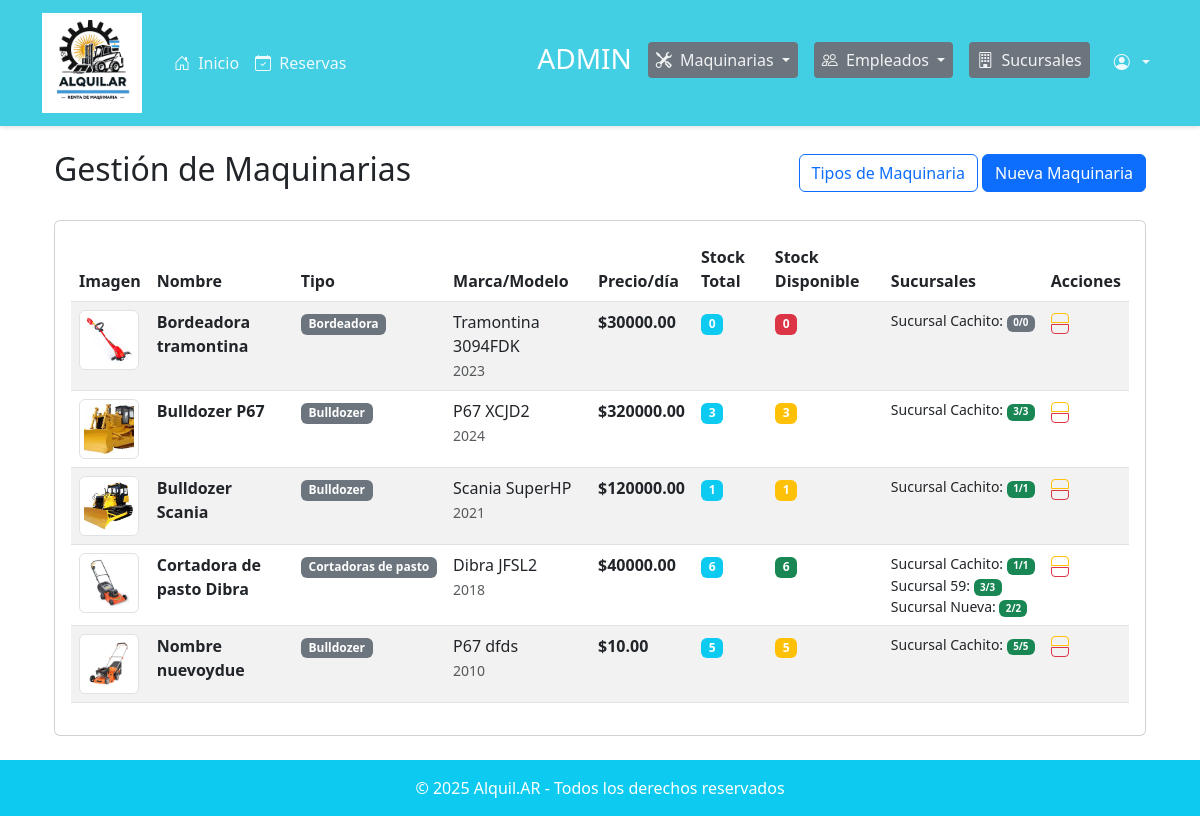
The app's page /maquinarias/ (signed in), older data.
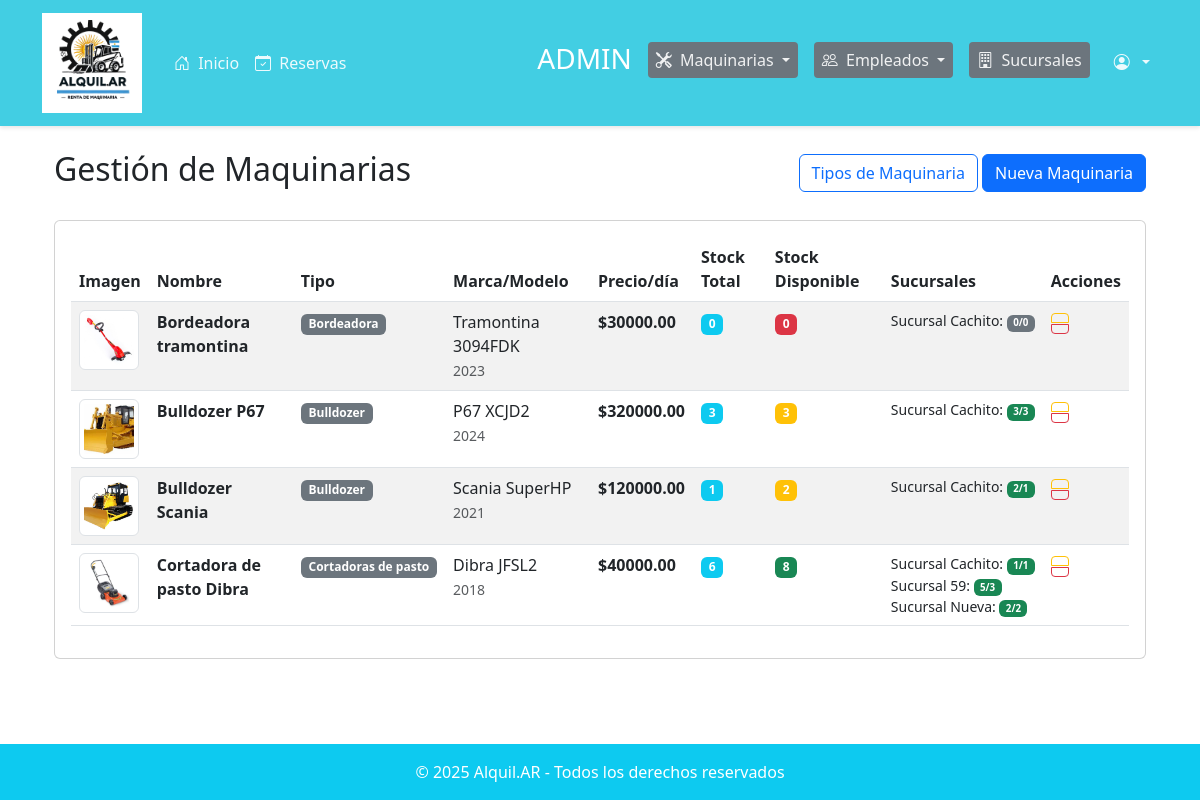
The same page, newer data.
### usuarios/models.py (models this page shows, shortened)
class Usuario(AbstractUser):
    TIPO_CHOICES = [
        ('CLIENTE', 'Cliente'),
        ('EMPLEADO', 'Empleado'),
        ('ADMIN', 'Administrador'),
    ]
    nombre = models.CharField(max_length=200)
    tipo = models.CharField(
        max_length=10,
        choices=TIPO_CHOICES,
        default='CLIENTE',
        verbose_name="Tipo de usuario"
    )
    dni = models.CharField(max_length=20, unique=True)
    email = models.CharField(max_length=200, unique=True)
    telefono = models.CharField(max_length=20)
    fecha_nacimiento = models.DateField()
    sucursal = models.ForeignKey(Sucursal, on_delete=models.SET_NULL, null=True, blank=True)
    token_2fa = models.CharField(
        max_length=6,
        null=True,
        blank=True,
        verbose_name="Token de verificación"
    )
    token_2fa_timestamp = models.DateTimeField(
        null=True,
        blank=True,
        verbose_name="Timestamp del token"
    )
    reset_token = models.CharField(
        max_length=64,
        null=True,
        blank=True,
        verbose_name="Token de recuperación"
    )
    reset_token_timestamp = models.DateTimeField(
        null=True,
        blank=True,
        verbose_name="Timestamp del token de recuperación"
    )
    reset_token_used = models.BooleanField(
        default=False,
        verbose_name="Token usado"
    )

class Sucursal(models.Model):
    nombre = models.CharField(max_length=100)
    direccion = models.CharField(max_length=200)
    telefono = models.CharField(max_length=20, default="0")  # ✅ Campo teléfono agregado
    latitud = models.FloatField()
    longitud = models.FloatField()
    activa = models.BooleanField(default=True)

### maquinarias/models.py (models this page shows, shortened)
class Maquinaria(models.Model):
    nombre = models.CharField(max_length=100)
    tipo = models.ForeignKey(TipoMaquinaria, on_delete=models.PROTECT, related_name='maquinarias')
    marca = models.CharField(max_length=50)
    modelo = models.CharField(max_length=50)
    anio = models.SmallIntegerField()
    descripcion = models.TextField()
    imagen = models.ImageField(upload_to='maquinarias/images', null=True, blank=True)
    precio_por_dia = models.FloatField()
    stock_total = models.PositiveIntegerField(default=0)
    stock_disponible = models.PositiveIntegerField(default=0)
    minimo = models.SmallIntegerField()
    maximo = models.SmallIntegerField()
    cantDias_total = models.SmallIntegerField()
    cantDias_parcial = models.SmallIntegerField()
    cantDias_nulo = models.SmallIntegerField()
    sucursales = models.ManyToManyField(Sucursal, through='MaquinariaStock', related_name='maquinarias')
    def get_stock_total(self):
        return self.stocks.aggregate(total=models.Sum('stock'))['total'] or 0
    def get_stock_disponible_total(self):
        return self.stocks.aggregate(total=models.Sum('stock_disponible'))['total'] or 0

class TipoMaquinaria(models.Model):
    nombre = models.CharField(max_length=50, unique=True)
    descripcion = models.TextField(blank=True, null=True)
    def __str__(self):
        return self.nombre
    class Meta:
        verbose_name = "Tipo de Maquinaria"
        verbose_name_plural = "Tipos de Maquinaria"

class MaquinariaStock(models.Model):
    maquinaria = models.ForeignKey(Maquinaria, on_delete=models.CASCADE, related_name='stocks')
    sucursal = models.ForeignKey(Sucursal, on_delete=models.CASCADE, related_name='stocks')
    stock = models.PositiveIntegerField(default=0, verbose_name="Stock Total")
    stock_disponible = models.PositiveIntegerField(default=0, verbose_name="Stock Disponible")
    fecha_actualizacion = models.DateTimeField(auto_now=True)
    class Meta:
        unique_together = ('maquinaria', 'sucursal')
        verbose_name = "Stock de Maquinaria"
        verbose_name_plural = "Stocks de Maquinaria"

### usuarios/decorators.py (the view)
    def wrapper(request, *args, **kwargs):
        if request.user.is_authenticated and request.user.tipo == 'ADMIN':
            return view_func(request, *args, **kwargs)
        messages.error(request, "No tenés permiso para acceder a esta sección.")
        return redirect('home')  # o redirigí a otra página

### maquinarias/views.py (called while the page is built)
@login_required
@solo_admin
def maquinaria_list(request):
    maquinarias = Maquinaria.objects.all().order_by('nombre')
    paginator = Paginator(maquinarias, 10)
    page = request.GET.get('page')
    maquinarias = paginator.get_page(page)
    return render(request, 'maquinarias/maquinaria_list.html', {'maquinarias': maquinarias})

### maquinarias/templates/maquinarias/maquinaria_list.html (shortened to what this page needs)
{% extends 'base.html' %}
{% block content %}
<div class="container mt-4">
  <div class="row">
    <div class="col-12">
      <div class="d-flex justify-content-between align-items-center mb-4">
        <h2>Gestión de Maquinarias</h2>
        <div>
          <a href="{% url 'tipo_maquinaria_list' %}" class="btn btn-outline-primary">
             Tipos de Maquinaria
          </a>
          <a href="{% url 'maquinaria_create' %}" class="btn btn-primary">
             Nueva Maquinaria
          </a>
        </div>
      </div>
      <div class="card">
        <div class="card-body">
          <div class="table-responsive">
            <table class="table table-striped table-hover">
              <thead>
                <tr>
                  <th>Imagen</th>
                  <th>Nombre</th>
                  <th>Tipo</th>
                  <th>Marca/Modelo</th>
                  <th>Precio/día</th>
                  <th>Stock Total</th>
                  <th>Stock Disponible</th>
                  <th>Sucursales</th>
                  <th>Acciones</th>
                </tr>
              </thead>
              <tbody>
                {% for maquinaria in maquinarias %}
                <tr>
                  <td>
                    {% if maquinaria.imagen %}
                    <img src="{{ maquinaria.imagen.url }}"
                         alt="{{ maquinaria.nombre }}"
                         class="img-thumbnail"
                         style="width: 60px; height: 60px; object-fit: cover;">
                    {% else %}
                    <div class="bg-light d-flex align-items-center justify-content-center"
                         style="width: 60px; height: 60px;">
                      <i class="fas fa-tools text-muted"></i>
                    </div>
                    {% endif %}
                  </td>
                  <td>
                    <strong>{{ maquinaria.nombre }}</strong>
                  </td>
                  <td>
                    <span class="badge bg-secondary">{{ maquinaria.tipo }}</span>
                  </td>
                  <td>
                    {{ maquinaria.marca }} {{ maquinaria.modelo }}
                    <br>
                    <small class="text-muted">{{ maquinaria.anio }}</small>
                  </td>
                  <td>
                    <strong>${{ maquinaria.precio_por_dia|floatformat:2 }}</strong>
                  </td>
                  <td>
                    <span class="badge bg-info">{{ maquinaria.get_stock_total }}</span>
                  </td>
                  <td>
                    <span class="badge {% if maquinaria.get_stock_disponible_total > maquinaria.minimo %}bg-success{% elif maquinaria.get_stock_disponible_total > 0 %}bg-warning{% else %}bg-danger{% endif %}">
                      {{ maquinaria.get_stock_disponible_total }}
                    </span>
                  </td>
                  <td>
                    {% if maquinaria.stocks.count > 0 %}
                      <small>
                        {% for stock in maquinaria.stocks.all %}
                          <div class="text-nowrap">
                            {{ stock.sucursal.nombre }}:
                            <span class="badge badge-sm {% if stock.stock_disponible > 0 %}bg-success{% else %}bg-secondary{% endif %}">
                              {{ stock.stock_disponible }}/{{ stock.stock }}
                            </span>
                          </div>
                        {% endfor %}
                      </small>
                    {% else %}
                      <small class="text-muted">Sin asignar</small>
                    {% endif %}
                  </td>
                  <td>
                    <div class="btn-group-vertical btn-group-sm" role="group">
                      <a href="{% url 'maquinaria_update' maquinaria.pk %}"
                         class="btn btn-outline-warning btn-sm"
                         title="Editar">
                      </a>
                      <a href="{% url 'maquinaria_delete' maquinaria.pk %}"
                         class="btn btn-outline-danger btn-sm"
                         title="Eliminar"
                         onclick="return confirm('¿Está seguro que desea eliminar esta maquinaria?')">
                      </a>
                    </div>
                  </td>
                </tr>
                {% endfor %}
              </tbody>
            </table>
          </div>
        </div>
      </div>
    </div>
  </div>
</div>
{% endblock %}

### core/templates/base.html (shortened to what this page needs)
{% load static %}
<!DOCTYPE html>
<html lang="es" class="h-100">
  <head>
    <link
      href="https://cdn.jsdelivr.net/npm/bootstrap@5.3.0/dist/css/bootstrap.min.css"
      rel="stylesheet"
    />
    <link
      rel="stylesheet"
      href="https://cdn.jsdelivr.net/npm/bootstrap-icons@1.10.0/font/bootstrap-icons.css"
    />
    <link rel="stylesheet" href="{% static 'css/core.css' %}" />
  </head>
  <body class="d-flex flex-column h-100">
    <nav class="navbar navbar-expand-lg navbar-custom">
      <div class="container">
        <a class="navbar-brand" href="{% url 'home' %}">
          <img
            src="{% static 'img/logo.png' %}"
            alt="Alquil.AR"
            height="100"
            class="d-inline-block align-top me-2"
          />
        </a>
        <div class="collapse navbar-collapse" id="navbarNav">
          <ul class="navbar-nav me-auto">
            <li class="nav-item">
              <a class="nav-link" href="{% url 'home' %}">
                <i class="bi bi-house-door"></i> Inicio
              </a>
            </li>
            {% if user.is_authenticated %}
                <li class="nav-item">
                  <a class="nav-link" href="{% url 'reservas:lista_reservas' %}">
                    <i class="bi bi-calendar-check"></i> Reservas
                  </a>
                </li>
            {% endif %}
          </ul>
          <ul class="navbar-nav">
            {% if user.is_authenticated %}
              <h3 class="text-white me-3">{{ user.tipo }}</h3>
            {% endif %}
            {% if user.is_authenticated %} {% if user.tipo == 'ADMIN' %}
            <li class="nav-item dropdown me-3">
              <a
                class="nav-link dropdown-toggle admin-link"
                href="#"
                role="button"
                data-bs-toggle="dropdown"
              >
                <i class="bi bi-tools"></i> Maquinarias
              </a>
            </li>
            <li class="nav-item dropdown me-3">
              <a
                class="nav-link dropdown-toggle admin-link"
                href="#"
                role="button"
                data-bs-toggle="dropdown"
              >
                <i class="bi bi-people"></i> Empleados
              </a>
            </li>
            <li class="nav-item me-3">
              <a
                href="{% url 'admin_sucursales' %}"
                class="nav-link admin-link"
              >
                <i class="bi bi-building"></i> Sucursales
              </a>
            </li>
            {% endif %}
            <li class="nav-item dropdown">
              <a
                class="nav-link dropdown-toggle"
                href="#"
                role="button"
                data-bs-toggle="dropdown"
              >
                <i class="bi bi-person-circle"></i> {{ user.get_short_name }}
              </a>
            </li>
            {% else %}
            <li class="nav-item">
              <a class="nav-link" href="{% url 'login' %}">
                <i class="bi bi-box-arrow-in-right"></i> Iniciar Sesión
              </a>
            </li>
            {% endif %}
          </ul>
        </div>
      </div>
    </nav>
    <main class="flex-shrink-0">
      <div class="container my-4">
         {% block content %}{% endblock %}
      </div>
    </main>
    <footer class="bg-info text-white py-3 mt-auto">
      <div class="container text-center">
        <p class="mb-0">
          &copy; {% now "Y" %} Alquil.AR - Todos los derechos reservados
        </p>
      </div>
    </footer>
  </body>
</html>

### static/css/core.css (style rules this page uses)
:root { --color-primary: #42cee3; --color-primary-dark: #369aa9; --color-primary-darker: #2b7b87; --color-primary-light: #86e6f5; --color-primary-lighter: #a8f1fd; --color-dark: #333333; --color-gray: #666666; --color-light: #F8F9FA; --color-white: #FFFFFF; --shadow-sm: 0 2px 4px rgba(0, 0, 0, 0.1); --shadow-md: 0 4px 6px rgba(0, 0, 0, 0.15); }
.navbar-custom { background-color: var(--color-primary); padding: 0.5rem 0; box-shadow: 0 2px 4px rgba(0, 0, 0, 0.1); }
.navbar-custom .navbar-brand { display: flex; align-items: center; font-weight: 700; }
.navbar-custom .nav-link { color: rgba(255, 255, 255, 0.9); font-weight: 500; }
.admin-link { background-color: #6c757d; border-radius: 0.25rem; padding: 0.375rem 0.75rem; }
.navbar-custom .bi { margin-right: 0.25rem; }

### core/templates/base.html (style rules this page uses)
body { min-height: 100vh; display: flex; flex-direction: column; }
main { flex: 1 0 auto; }
footer { flex-shrink: 0; }

### maquinarias/templates/maquinarias/maquinaria_list.html (style rules this page uses)
.badge-sm { font-size: 0.7em; }
.btn-group-vertical .btn { margin-bottom: 2px; }

Row changes from the older to the newer data that the page shows:
removed Maquinaria: imagen (placeholder picture), nombre "Nombre nuevoydue", tipo "Bulldozer", marca "P67", modelo "dfds", anio "2010", precio_por_dia "10.00", get_stock_total "5", get_stock_disponible_total "5"
removed MaquinariaStock: sucursal.nombre "Sucursal Cachito", stock_disponible "5", stock "5", shown under "Nombre nuevoydue"
changed Maquinaria "Bulldozer Scania": get_stock_disponible_total "1" → "2"
changed MaquinariaStock (number 3 of 6 on the later page): stock_disponible "1" → "2"
changed Maquinaria "Cortadora de pasto Dibra": get_stock_disponible_total "6" → "8"
changed MaquinariaStock "Sucursal 59": stock_disponible "3" → "5"
